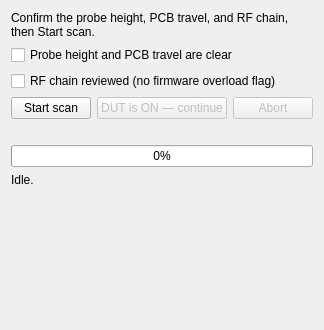
     <widget class="QWidget" name="pageScan">
      <layout class="QVBoxLayout" name="scanLayout" stretch="0,0,0,0,0,0,0,1,1">
       <item>
        <widget class="QLabel" name="scanIntro">
         <property name="text">
          <string>Confirm the probe height, PCB travel, and RF chain, then Start scan.</string>
         </property>
         <property name="wordWrap">
          <bool>true</bool>
         </property>
        </widget>
       </item>
       <item>
        <widget class="QCheckBox" name="chkTravelClearBoard">
         <property name="text">
          <string>Probe height and PCB travel are clear</string>
         </property>
         <property name="toolTip">
          <string>Required before a PCB-aligned scan. The probe will traverse the whole board. Scan motion is X and Y only.</string>
         </property>
        </widget>
       </item>
       <item>
        <widget class="QCheckBox" name="chkRfConfirmed">
         <property name="text">
          <string>RF chain reviewed (no firmware overload flag)</string>
         </property>
         <property name="toolTip">
          <string>Required for the spectrum cube on firmware without an overload USB command. Tick after checking the probe, TBWA2, and TinySA attenuation. This does not prove the receiver is not overloaded.</string>
         </property>
        </widget>
       </item>
       <item>
        <layout class="QHBoxLayout" name="scanControls">
         <item>
          <widget class="QPushButton" name="btnStartScan">
           <property name="text">
            <string>Start scan</string>
           </property>
           <property name="toolTip">
            <string>Start the scan</string>
           </property>
          </widget>
         </item>
         <item>
          <widget class="QPushButton" name="btnContinueDut">
           <property name="text">
            <string>DUT is ON — continue</string>
           </property>
           <property name="enabled">
            <bool>false</bool>
           </property>
          </widget>
         </item>
         <item>
          <widget class="QPushButton" name="btnAbortScan">
           <property name="text">
            <string>Abort</string>
           </property>
           <property name="enabled">
            <bool>false</bool>
           </property>
          </widget>
         </item>
        </layout>
       </item>
       <item>
        <widget class="QLabel" name="scanStartReason">
         <property name="text">
          <string></string>
         </property>
         <property name="wordWrap">
          <bool>true</bool>
         </property>
         <property name="styleSheet">
          <string>color:#B42318;</string>
         </property>
        </widget>
       </item>
       <item>
        <widget class="QProgressBar" name="scanProgress">
         <property name="value">
          <number>0</number>
         </property>
        </widget>
       </item>
       <item>
        <widget class="QLabel" name="scanStatus">
         <property name="text">
          <string>Idle.</string>
         </property>
         <property name="wordWrap">
          <bool>true</bool>
         </property>
        </widget>
       </item>
       <item>
        <widget class="PlotWidget" name="emiPlot" native="true">
         <property name="sizePolicy">
          <sizepolicy hsizetype="Expanding" vsizetype="Expanding">
           <horstretch>1</horstretch>
           <verstretch>1</verstretch>
          </sizepolicy>
         </property>
        </widget>
       </item>
       <item>
        <widget class="PlotWidget" name="liveSpectrum" native="true">
         <property name="toolTip">
          <string>Live USB scanraw. The TinySA LCD does not redraw during scanraw.</string>
         </property>
         <property name="sizePolicy">
          <sizepolicy hsizetype="Expanding" vsizetype="Expanding">
           <horstretch>1</horstretch>
           <verstretch>1</verstretch>
          </sizepolicy>
         </property>
         <property name="minimumSize">
          <size>
           <width>0</width>
           <height>120</height>
          </size>
         </property>
        </widget>
       </item>
      </layout>
     </widget>
